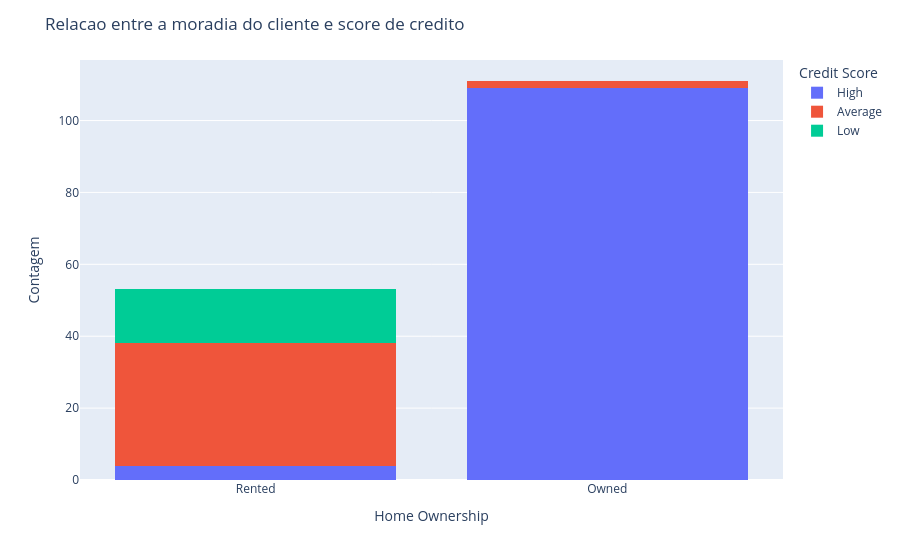

The code cell stored with this chart in its notebook:
### Code cell
# moradia x score de credito

fig = px.histogram(df, x='Home Ownership', color='Credit Score', barmode='stack')

# Layout
fig.update_layout(title='Relacao entre a moradia do cliente e score de credito',
		  xaxis_title='Home Ownership',
		  yaxis_title='Contagem',
		  legend_title='Credit Score')
fig.show()

### Figure 1 — Plotly figure (JSON) as saved in the notebook; plotly's stock layout.template omitted (floating-point values rounded to 4 significant figures)
{"data": [{"alignmentgroup": "True", "bingroup": "x", "hovertemplate": "Credit Score=High<br>Home Ownership=%{x}<br>count=%{y}<extra></extra>", "legendgroup": "High", "marker": {"color": "#636efa", "pattern": {"shape": ""}}, "name": "High", "offsetgroup": "High", "orientation": "v", "showlegend": true, "type": "histogram", "x": ["Rented", "Owned", "Owned", "Owned", "Owned", "Owned", "Owned", "Owned", "Owned", "Owned", "Owned", "Owned", "Owned", "Owned", "Owned", "Owned", "Owned", "Owned", "Owned", "Owned", "Owned", "Owned", "Owned", "Owned", "Owned", "Owned", "Owned", "Owned", "Owned", "Owned", "Owned", "Owned", "Owned", "Owned", "Owned", "Owned", "Owned", "Owned", "Owned", "Owned", "Owned", "Owned", "Owned", "Owned", "Owned", "Owned", "Owned", "Owned", "Owned", "Owned", "Owned", "Owned", "Owned", "Owned", "Owned", "Owned", "Owned", "Owned", "Owned", "Owned", "Owned", "Owned", "Owned", "Owned", "Owned", "Owned", "Owned", "Owned", "Owned", "Owned", "Owned", "Owned", "Owned", "Owned", "Owned", "Owned", "Owned", "Owned", "Owned", "Owned", "Owned", "Owned", "Owned", "Owned", "Owned", "Owned", "Owned", "Owned", "Owned", "Owned", "Rented", "Rented", "Rented", "Owned", "Owned", "Owned", "Owned", "Owned", "Owned", "Owned", "Owned", "Owned", "Owned", "Owned", "Owned", "Owned", "Owned", "Owned", "Owned", "Owned", "Owned", "Owned", "Owned"], "xaxis": "x", "yaxis": "y"}, {"alignmentgroup": "True", "bingroup": "x", "hovertemplate": "Credit Score=Average<br>Home Ownership=%{x}<br>count=%{y}<extra></extra>", "legendgroup": "Average", "marker": {"color": "#EF553B", "pattern": {"shape": ""}}, "name": "Average", "offsetgroup": "Average", "orientation": "v", "showlegend": true, "type": "histogram", "x": ["Rented", "Rented", "Rented", "Rented", "Rented", "Rented", "Rented", "Rented", "Rented", "Rented", "Rented", "Rented", "Rented", "Rented", "Rented", "Rented", "Rented", "Rented", "Rented", "Rented", "Rented", "Rented", "Rented", "Rented", "Rented", "Rented", "Rented", "Rented", "Owned", "Owned", "Rented", "Rented", "Rented", "Rented", "Rented", "Rented"], "xaxis": "x", "yaxis": "y"}, {"alignmentgroup": "True", "bingroup": "x", "hovertemplate": "Credit Score=Low<br>Home Ownership=%{x}<br>count=%{y}<extra></extra>", "legendgroup": "Low", "marker": {"color": "#00cc96", "pattern": {"shape": ""}}, "name": "Low", "offsetgroup": "Low", "orientation": "v", "showlegend": true, "type": "histogram", "x": ["Rented", "Rented", "Rented", "Rented", "Rented", "Rented", "Rented", "Rented", "Rented", "Rented", "Rented", "Rented", "Rented", "Rented", "Rented"], "xaxis": "x", "yaxis": "y"}], "layout": {"autosize": true, "barmode": "stack", "legend": {"title": {"text": "Credit Score"}, "tracegroupgap": 0}, "margin": {"t": 60}, "title": {"text": "Relacao entre a moradia do cliente e score de credito"}, "xaxis": {"anchor": "y", "autorange": true, "domain": [0, 1], "range": [-0.5, 1.5], "title": {"text": "Home Ownership"}, "type": "category"}, "yaxis": {"anchor": "x", "autorange": true, "domain": [0, 1], "range": [0, 116.8], "title": {"text": "Contagem"}}}}
